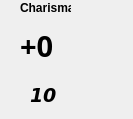
   <widget class="QWidget" name="charismaAbility" native="true">
    <property name="geometry">
     <rect>
      <x>727</x>
      <y>51</y>
      <width>133</width>
      <height>119</height>
     </rect>
    </property>
    <widget class="QLabel" name="chaModifier">
     <property name="geometry">
      <rect>
       <x>20</x>
       <y>20</y>
       <width>51</width>
       <height>51</height>
      </rect>
     </property>
     <property name="font">
      <font>
       <family>Segoe UI Black</family>
       <pointsize>22</pointsize>
       <weight>75</weight>
       <bold>true</bold>
      </font>
     </property>
     <property name="text">
      <string>+0</string>
     </property>
    </widget>
    <widget class="QLabel" name="chaBackground">
     <property name="geometry">
      <rect>
       <x>3</x>
       <y>0</y>
       <width>81</width>
       <height>121</height>
      </rect>
     </property>
     <property name="text">
      <string/>
     </property>
     <property name="textFormat">
      <enum>Qt::RichText</enum>
     </property>
     <property name="pixmap">
      <pixmap>../Images/AbilityScoreHolder.png</pixmap>
     </property>
     <property name="scaledContents">
      <bool>true</bool>
     </property>
    </widget>
    <widget class="QLabel" name="chaBaseValue">
     <property name="geometry">
      <rect>
       <x>30</x>
       <y>80</y>
       <width>31</width>
       <height>31</height>
      </rect>
     </property>
     <property name="font">
      <font>
       <family>DejaVu Sans</family>
       <pointsize>14</pointsize>
       <weight>75</weight>
       <italic>true</italic>
       <bold>true</bold>
      </font>
     </property>
     <property name="text">
      <string>10</string>
     </property>
    </widget>
    <widget class="QLabel" name="chaTitle">
     <property name="geometry">
      <rect>
       <x>20</x>
       <y>0</y>
       <width>51</width>
       <height>16</height>
      </rect>
     </property>
     <property name="font">
      <font>
       <family>Nirmala UI</family>
       <weight>75</weight>
       <bold>true</bold>
      </font>
     </property>
     <property name="layoutDirection">
      <enum>Qt::LeftToRight</enum>
     </property>
     <property name="text">
      <string>Charisma</string>
     </property>
    </widget>
    <zorder>chaBackground</zorder>
    <zorder>chaBaseValue</zorder>
    <zorder>chaTitle</zorder>
    <zorder>chaModifier</zorder>
   </widget>
